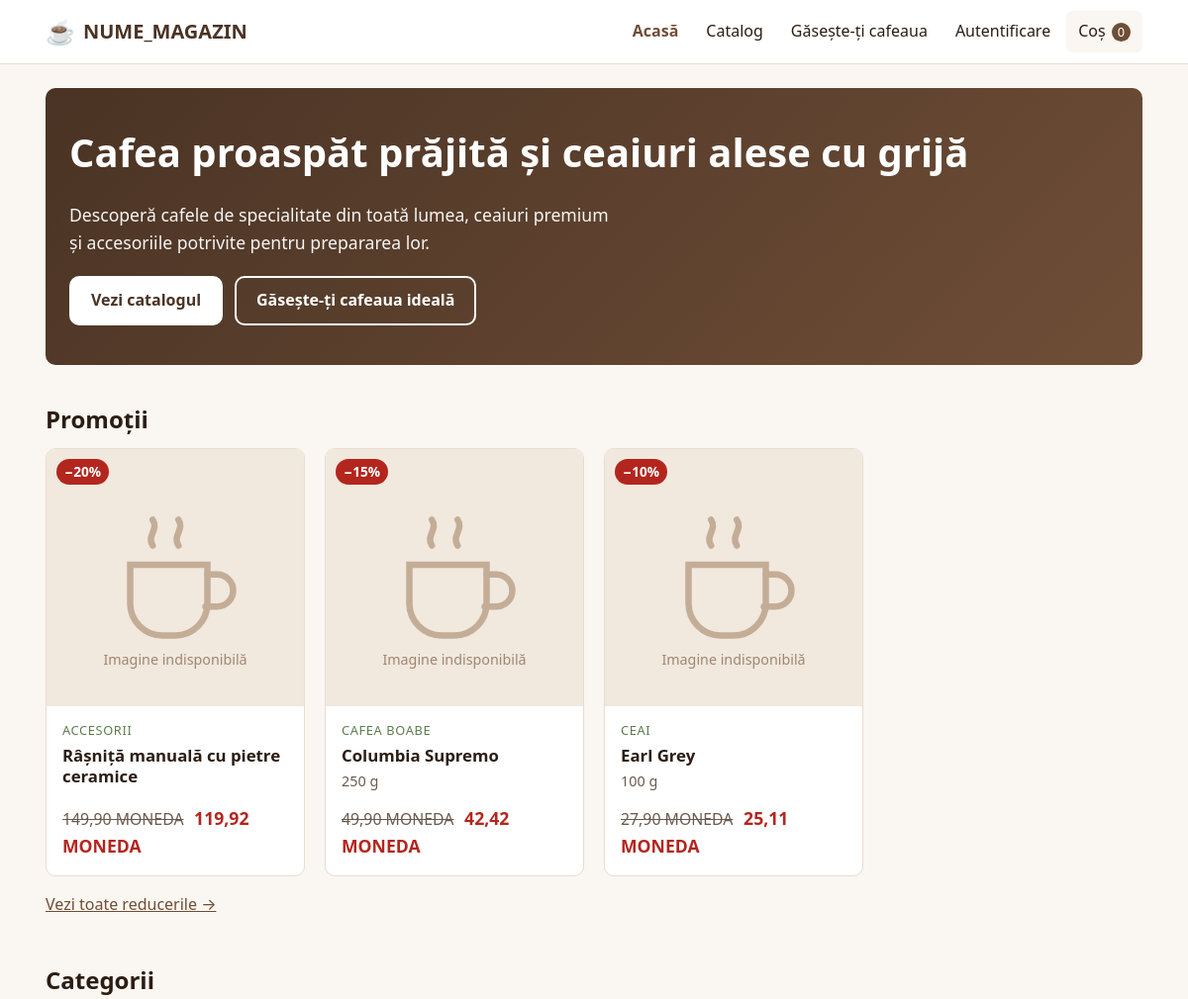
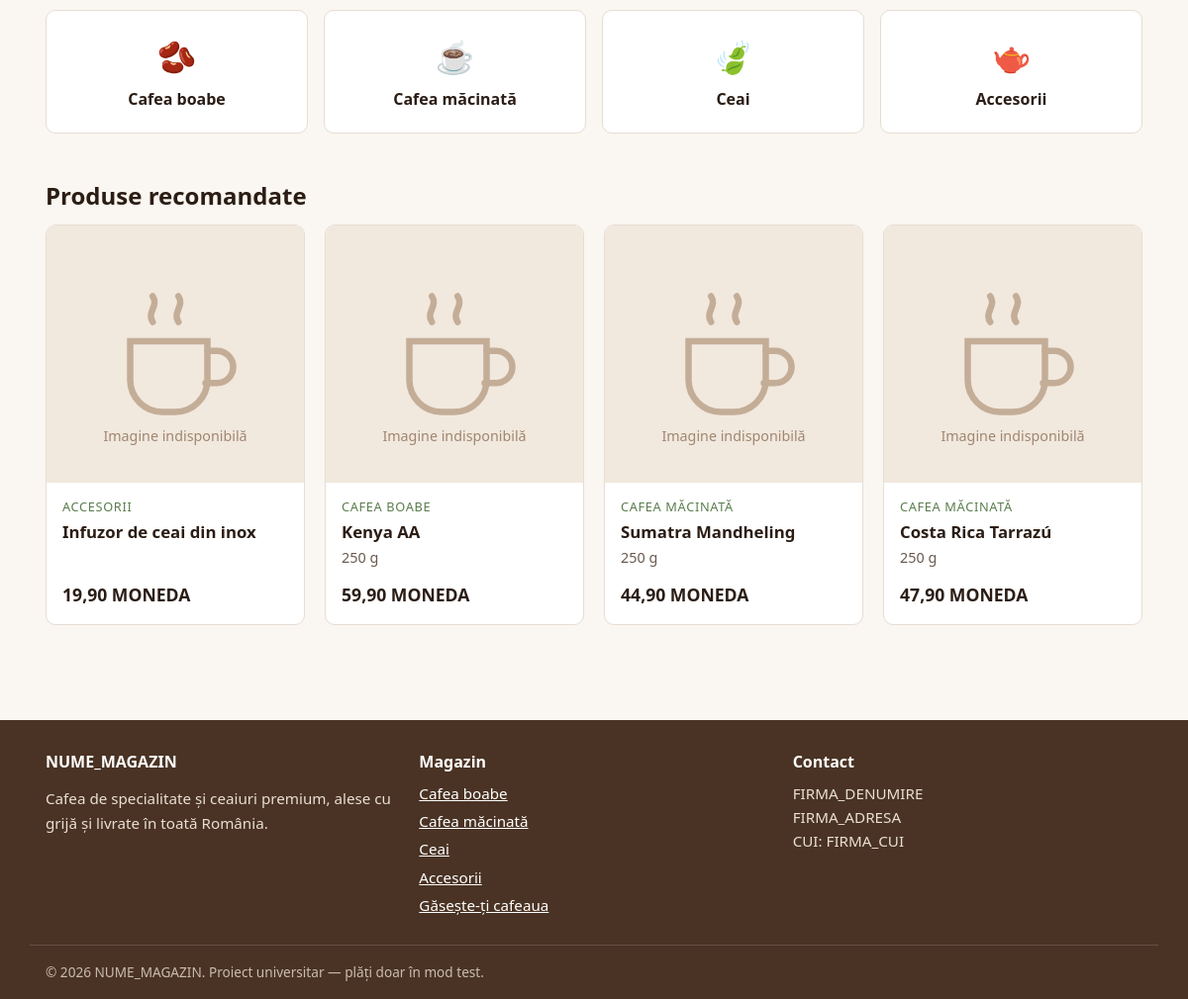
The page / on the database its author committed (2 pictures, top to bottom).
### tables this page shows
CREATE TABLE produse (
    id           INT UNSIGNED AUTO_INCREMENT PRIMARY KEY,
    categorie_id INT UNSIGNED NOT NULL,
    nume         VARCHAR(150) NOT NULL,
    descriere    TEXT,
    pret         DECIMAL(10,2) NOT NULL,
    gramaj       VARCHAR(50),                
    imagine      VARCHAR(255),               
    stoc         INT UNSIGNED NOT NULL DEFAULT 0,
    activ        TINYINT(1) NOT NULL DEFAULT 1,
    creat_la     DATETIME NOT NULL DEFAULT CURRENT_TIMESTAMP,
    CONSTRAINT chk_produse_pret CHECK (pret > 0),
     
    CONSTRAINT fk_produse_categorie FOREIGN KEY (categorie_id)
        REFERENCES categorii(id) ON DELETE RESTRICT ON UPDATE CASCADE,
    INDEX idx_produse_activ (activ, categorie_id)
);

CREATE TABLE categorii (
    id        INT UNSIGNED AUTO_INCREMENT PRIMARY KEY,
    nume      VARCHAR(100) NOT NULL UNIQUE,
    descriere TEXT,
    cota_tva  DECIMAL(5,2) NOT NULL DEFAULT 21.00,
    CONSTRAINT chk_categorii_tva CHECK (cota_tva >= 0 AND cota_tva <= 100)
);

### includes/functii.php (called while the page is built, shortened)
<?php
require_once __DIR__ . '/db.php';
function e(?string $text): string
{
    return htmlspecialchars($text ?? '', ENT_QUOTES, 'UTF-8');
}
function url(string $cale = ''): string
{
    return URL_BAZA . '/' . ltrim($cale, '/');
}
function numarProduseCos(): int
{
    return array_sum($_SESSION['cos'] ?? []);
}
function activ(string $pagina, string $paginaCurenta): string
{
    return $pagina === $paginaCurenta ? ' aria-current="page"' : '';
}
function pretFinal(float $pret, ?int $procent): float
{
    return $procent ? round($pret * (100 - $procent) / 100, 2) : $pret;
}
function utilizatorCurent(): ?array
{
    return $_SESSION['utilizator'] ?? null;
}
function categoriiMeniu(): array
{
    static $categorii = null;
    if ($categorii === null) {
        $categorii = db()->query('SELECT id, nume FROM categorii ORDER BY id')->fetchAll();
    }
    return $categorii;
}
function imagineProdus(?string $fisier): string
{
    return url('assets/img/placeholder.svg');
}
function formatPret(float $pret): string
{
    return number_format($pret, 2, ',', '.') . ' ' . MONEDA;
}

### includes/db.php (called while the page is built, shortened)
<?php
function db(): PDO
{
    static $pdo = null;
    if ($pdo === null) {
        $dsn = 'mysql:host=' . DB_HOST . ';dbname=' . DB_NUME . ';charset=utf8mb4';
        $optiuni = [
            PDO::ATTR_ERRMODE            => PDO::ERRMODE_EXCEPTION,
            PDO::ATTR_DEFAULT_FETCH_MODE => PDO::FETCH_ASSOC,
            PDO::ATTR_EMULATE_PREPARES   => false,
        ];
        try {
            $pdo = new PDO($dsn, DB_UTILIZATOR, DB_PAROLA, $optiuni);
        } catch (PDOException $e) {
            http_response_code(500);
            exit(MOD_DEZVOLTARE
                ? 'Eroare conexiune DB: ' . htmlspecialchars($e->getMessage())
                : 'Serviciul este temporar indisponibil. Încercați mai târziu.');
        }
    }
    return $pdo;
}

### includes/card_produs.php (the view, shortened to what this page needs)
<?php
$linkProdus = url('produs.php?id=' . (int)$produs['id']);
$procent    = $produs['procent_promo'] !== null ? (int)$produs['procent_promo'] : null;
?>
<article class="produs-card<?= (int)$produs['stoc'] === 0 ? ' produs-card--epuizat' : '' ?>">
    <a class="produs-card__imagine" href="<?= e($linkProdus) ?>" tabindex="-1" aria-hidden="true">
        <?php if ($procent): ?><span class="insigna-reducere">−<?= $procent ?>%</span><?php endif; ?>
        <img src="<?= e(imagineProdus($produs['imagine'])) ?>" alt=""
             width="400" height="400" loading="lazy">
    </a>
    <div class="produs-card__corp">
        <span class="produs-card__categorie"><?= e($produs['categorie']) ?></span>
        <h3 class="produs-card__nume">
            <a href="<?= e($linkProdus) ?>"><?= e($produs['nume']) ?></a>
        </h3>
        <?php if ($produs['gramaj']): ?>
            <span class="produs-card__gramaj"><?= e($produs['gramaj']) ?></span>
        <?php endif; ?>
        <span class="produs-card__pret">
            <?php if ($procent): ?>
                <del class="pret-vechi"><span class="vizual-ascuns">Preț vechi: </span><?= e(formatPret((float)$produs['pret'])) ?></del>
                <span class="pret-redus"><?= e(formatPret(pretFinal((float)$produs['pret'], $procent))) ?></span>
            <?php else: ?>
                <?= e(formatPret((float)$produs['pret'])) ?>
            <?php endif; ?>
        </span>
    </div>
</article>

### includes/header.php (shortened to what this page needs)
<?php
require_once __DIR__ . '/functii.php';
$paginaCurenta = basename($_SERVER['SCRIPT_NAME']);
$categorieActiva = (int)($_GET['categorie'] ?? 0);
$utilizator = utilizatorCurent();
$nrCos = numarProduseCos();
?>
<!DOCTYPE html>
<html lang="ro">
<head>
    <link rel="stylesheet" href="<?= e(url('assets/css/style.css')) ?>">
</head>
<body>
<header class="antet">
    <div class="container antet__interior">
        <a class="logo" href="<?= e(url('index.php')) ?>">
            <span class="logo__icon" aria-hidden="true">☕</span>
            <span><?= e(NUME_MAGAZIN) ?></span>
        </a>
        <nav id="meniu-principal" class="meniu" aria-label="Meniu principal">
            <ul class="meniu__lista">
                <li><a href="<?= e(url('index.php')) ?>"<?= activ('index.php', $paginaCurenta) ?>>Acasă</a></li>
                <li class="meniu__are-submeniu">
                    <a href="<?= e(url('catalog.php')) ?>"<?= activ('catalog.php', $paginaCurenta) ?>>Catalog</a>
                        <?php foreach (categoriiMeniu() as $cat): ?>
                            <li>
                                <a href="<?= e(url('catalog.php?categorie=' . $cat['id'])) ?>"
                                   <?= $paginaCurenta === 'catalog.php' && $categorieActiva === (int)$cat['id'] ? 'aria-current="page"' : '' ?>>
                                    <?= e($cat['nume']) ?>
                                </a>
                            </li>
                        <?php endforeach; ?>
                </li>
                <li><a href="<?= e(url('quiz.php')) ?>"<?= activ('quiz.php', $paginaCurenta) ?>>Găsește-ți cafeaua</a></li>
                <?php if ($utilizator): ?>
                    <?php if ($utilizator['rol'] === 'admin'): ?>
                        <li><a href="<?= e(url('admin/index.php')) ?>">Administrare</a></li>
                    <?php endif; ?>
                    <li><a href="<?= e(url('cont.php')) ?>"<?= activ('cont.php', $paginaCurenta) ?>>Contul meu</a></li>
                    <li>
                        <!-- Deconectarea se face prin POST + CSRF: un simplu link (GET)
                             ar putea fi declanșat de pe alt site (ex.: <img src=".../logout.php">) -->
                        <form method="post" action="<?= e(url('logout.php')) ?>">
                            <?= campCsrf() ?>
                            <button type="submit" class="meniu__buton-link">Ieșire</button>
                        </form>
                    </li>
                <?php else: ?>
                    <li><a href="<?= e(url('login.php')) ?>"<?= activ('login.php', $paginaCurenta) ?>>Autentificare</a></li>
                <?php endif; ?>
                <li>
                    <a class="meniu__cos" href="<?= e(url('cos.php')) ?>"<?= activ('cos.php', $paginaCurenta) ?>>
                        Coș <span class="insigna" aria-label="<?= $nrCos ?> produse în coș"><?= $nrCos ?></span>
                    </a>
                </li>
            </ul>
        </nav>
    </div>
</header>
<main id="continut" class="container continut">

### index.php (shortened to what this page needs)
<?php
require __DIR__ . '/includes/header.php';
$recomandate = db()->query(
    'SELECT p.id, p.nume, p.pret, p.gramaj, p.imagine, p.stoc, c.nume AS categorie, ' . SQL_PROMOTIE . '
       FROM produse p
       JOIN categorii c ON c.id = p.categorie_id
      WHERE p.activ = 1 AND p.stoc > 0
      ORDER BY RAND()
      LIMIT 4'
)->fetchAll();
$promotii = db()->query(
    'SELECT p.id, p.nume, p.pret, p.gramaj, p.imagine, p.stoc, c.nume AS categorie, ' . SQL_PROMOTIE . '
       FROM produse p
       JOIN categorii c ON c.id = p.categorie_id
      WHERE p.activ = 1 AND p.stoc > 0
     HAVING procent_promo IS NOT NULL
      ORDER BY procent_promo DESC
      LIMIT 4'
)->fetchAll();
$iconite = [1 => '🫘', 2 => '☕', 3 => '🍃', 4 => '🫖'];
?>
<section class="erou">
    <h1>Cafea proaspăt prăjită și ceaiuri alese cu grijă</h1>
    <p>Descoperă cafele de specialitate din toată lumea, ceaiuri premium și accesoriile potrivite pentru prepararea lor.</p>
    <div class="butoane">
        <a class="buton" href="<?= e(url('catalog.php')) ?>">Vezi catalogul</a>
        <a class="buton buton--contur" href="<?= e(url('quiz.php')) ?>">Găsește-ți cafeaua ideală</a>
    </div>
</section>
<?php if ($promotii): ?>
<section class="sectiune" aria-labelledby="titlu-promotii">
    <h2 id="titlu-promotii">Promoții</h2>
    <div class="produse-grila">
        <?php foreach ($promotii as $produs): ?>
            <?php require __DIR__ . '/includes/card_produs.php'; ?>
        <?php endforeach; ?>
    </div>
    <p><a href="<?= e(url('catalog.php?ordonare=reduceri')) ?>">Vezi toate reducerile →</a></p>
</section>
<?php endif; ?>
<section class="sectiune" aria-labelledby="titlu-categorii">
    <h2 id="titlu-categorii">Categorii</h2>
    <div class="categorii-grila">
        <?php foreach (categoriiMeniu() as $cat): ?>
            <a class="categorie-card" href="<?= e(url('catalog.php?categorie=' . $cat['id'])) ?>">
                <span class="categorie-card__icon" aria-hidden="true"><?= $iconite[$cat['id']] ?? '•' ?></span>
                <?= e($cat['nume']) ?>
            </a>
        <?php endforeach; ?>
    </div>
</section>
<section class="sectiune" aria-labelledby="titlu-recomandate">
    <h2 id="titlu-recomandate">Produse recomandate</h2>
    <div class="produse-grila">
        <?php foreach ($recomandate as $produs): ?>
            <?php require __DIR__ . '/includes/card_produs.php'; ?>
        <?php endforeach; ?>
    </div>
</section>
<?php require __DIR__ . '/includes/footer.php'; ?>

### includes/footer.php (shortened to what this page needs)
</main>
<footer class="subsol">
    <div class="container subsol__grila">
        <section>
            <h2 class="subsol__titlu"><?= e(NUME_MAGAZIN) ?></h2>
            <p>Cafea de specialitate și ceaiuri premium, alese cu grijă și livrate în toată România.</p>
        </section>
        <section>
            <h2 class="subsol__titlu">Magazin</h2>
            <ul class="subsol__lista">
                <?php foreach (categoriiMeniu() as $cat): ?>
                    <li><a href="<?= e(url('catalog.php?categorie=' . $cat['id'])) ?>"><?= e($cat['nume']) ?></a></li>
                <?php endforeach; ?>
                <li><a href="<?= e(url('quiz.php')) ?>">Găsește-ți cafeaua</a></li>
            </ul>
        </section>
        <section>
            <h2 class="subsol__titlu">Contact</h2>
            <address>
                <?= e(FIRMA_DENUMIRE) ?><br>
                <?= e(FIRMA_ADRESA) ?><br>
                CUI: <?= e(FIRMA_CUI) ?>
            </address>
        </section>
    </div>
    <p class="container subsol__copyright">
        &copy; <?= date('Y') ?> <?= e(NUME_MAGAZIN) ?>. Proiect universitar — plăți doar în mod test.
    </p>
</footer>
</body>
</html>

### rows shown on the page
produse: procent "20", categorie.nume "ACCESORII", nume "Râșniță manuală cu pietre ceramice", pret "149,90 MONEDA", pret "119,92 MONEDA"
produse: procent "15", categorie.nume "CAFEA BOABE", nume "Columbia Supremo", gramaj "250 g", pret "49,90 MONEDA", pret "42,42 MONEDA"
produse: procent "10", categorie.nume "CEAI", nume "Earl Grey", gramaj "100 g", pret "27,90 MONEDA", pret "25,11 MONEDA"
categorii: id "🫘", nume "Cafea boabe"
categorii: id "☕", nume "Cafea măcinată"
categorii: id "🍃", nume "Ceai"
categorii: id "🫖", nume "Accesorii"
produse: categorie.nume "ACCESORII", nume "Infuzor de ceai din inox", pret "19,90 MONEDA"
produse: categorie.nume "CAFEA BOABE", nume "Kenya AA", gramaj "250 g", pret "59,90 MONEDA"
produse: categorie.nume "CAFEA MĂCINATĂ", nume "Sumatra Mandheling", gramaj "250 g", pret "44,90 MONEDA"
produse: categorie.nume "CAFEA MĂCINATĂ", nume "Costa Rica Tarrazú", gramaj "250 g", pret "47,90 MONEDA"

### other values the page prints
NUME_MAGAZIN "NUME_MAGAZIN"
$nrCos "0"
FIRMA_DENUMIRE "FIRMA_DENUMIRE"
FIRMA_ADRESA "FIRMA_ADRESA"
FIRMA_CUI "FIRMA_CUI"
